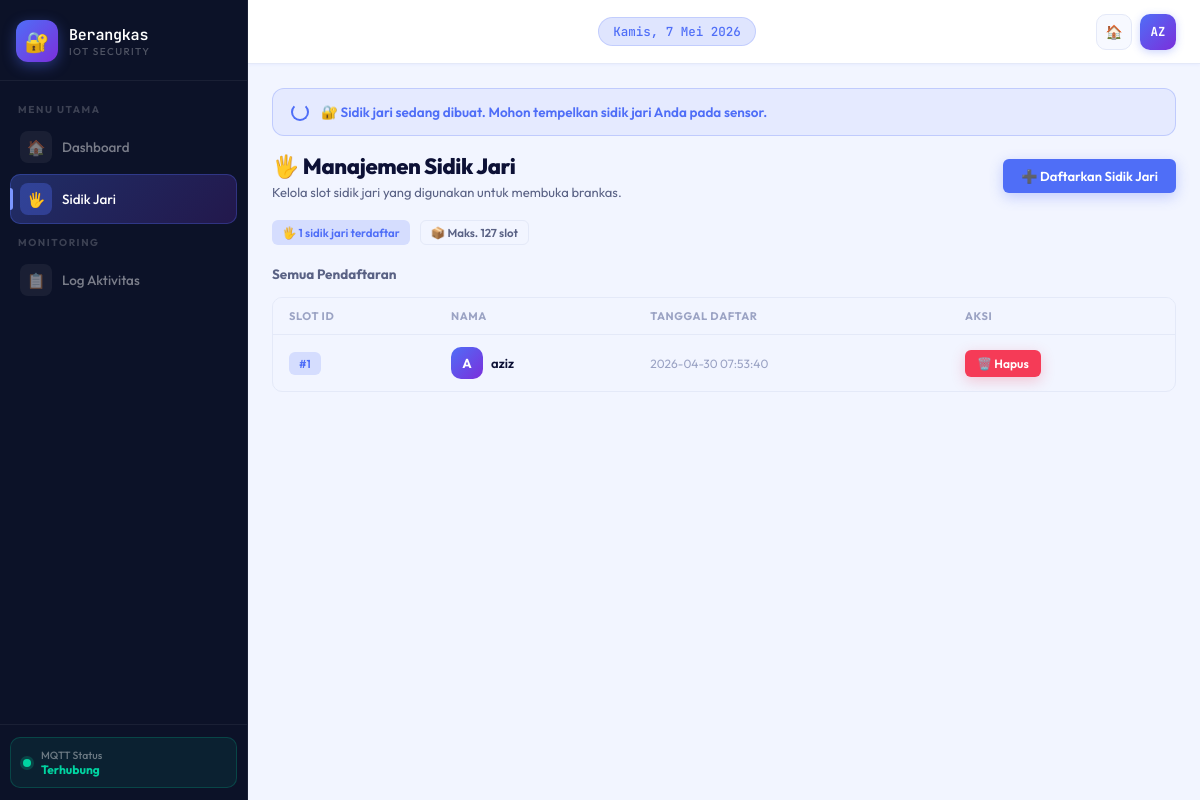
The app's page /sidik_jari, older data.
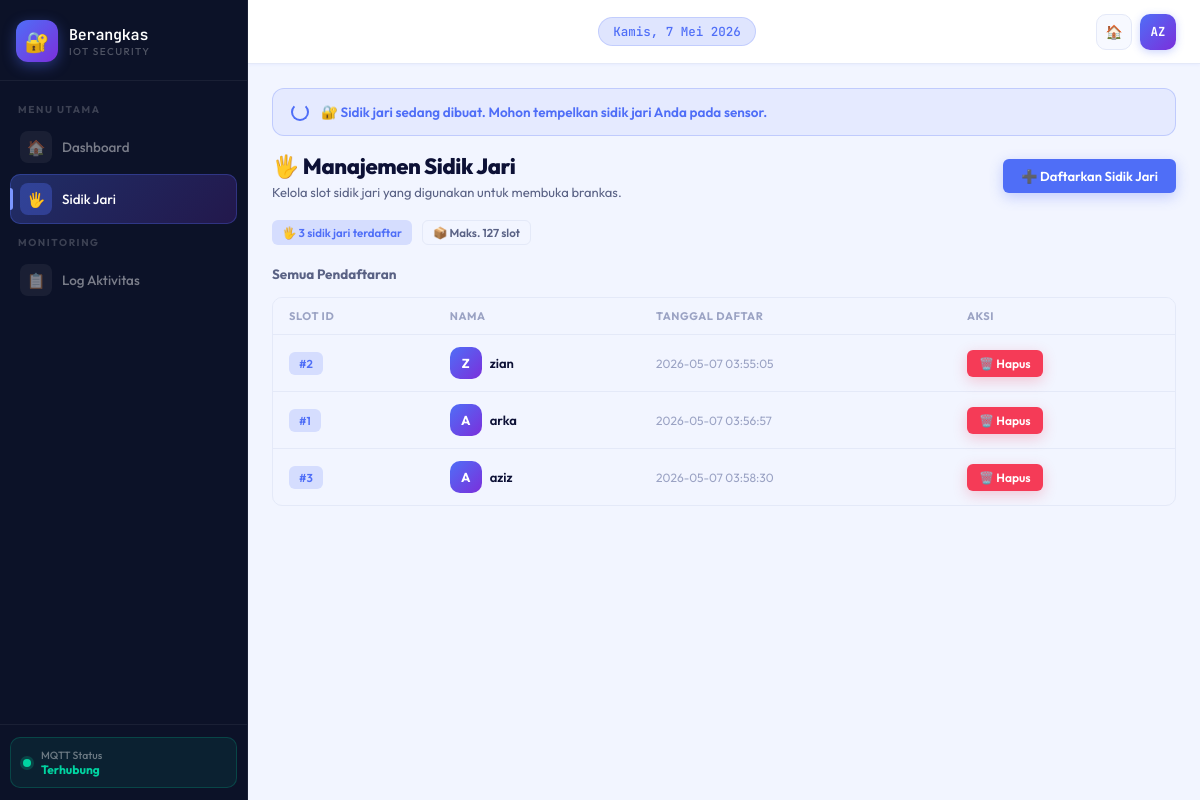
The same page, newer data.
### tables this page shows
CREATE TABLE sidik_jari (
            id INTEGER PRIMARY KEY AUTOINCREMENT,
            nama TEXT NOT NULL,
            finger_id INTEGER NOT NULL UNIQUE,
            created_at TIMESTAMP DEFAULT CURRENT_TIMESTAMP
        );

### app.py (the view)
@app.route("/sidik_jari")
def halaman_sidik_jari():
    db = get_db()
    data = db.execute("SELECT * FROM sidik_jari").fetchall()
    return render_template("sidik_jari.html", data=data)

### database.py (called while the page is built)
def get_db():
    conn = sqlite3.connect("brankas.db")
    conn.row_factory = sqlite3.Row
    return conn

### templates/sidik_jari.html (shortened to what this page needs)
<!doctype html>
<html lang="id">
  <head>
    <link
      rel="stylesheet"
      href="{{ url_for('static', filename='css/Dashboard.css') }}" />
  </head>
  <body>
    <aside class="sidebar">
      <div class="sidebar-brand">
        <a href="/" class="brand-logo">
          <div class="brand-icon">🔐</div>
          <div class="brand-text">
            <span class="brand-name">Berangkas</span>
            <span class="brand-sub">IoT Security</span>
          </div>
        </a>
      </div>
      <nav class="sidebar-nav">
        <span class="nav-label">Menu Utama</span>
        <a href="/" class="nav-item"
          ><span class="nav-icon">🏠</span> Dashboard</a
        >
        <a href="/sidik_jari" class="nav-item active"
          ><span class="nav-icon">🖐️</span> Sidik Jari</a
        >
        <span class="nav-label">Monitoring</span>
        <a href="/#log-section" class="nav-item"
          ><span class="nav-icon">📋</span> Log Aktivitas</a
        >
      </nav>
      <div class="sidebar-footer">
        <div class="sidebar-status">
          <div class="status-dot"></div>
          <div class="status-info">
            <div class="status-label">MQTT Status</div>
            <div class="status-value">Terhubung</div>
          </div>
        </div>
      </div>
    </aside>
    <main class="main">
      <header class="topbar">
        <div class="topbar-center">
          <div class="topbar-date" id="topbar-date"></div>
        </div>
        <div class="topbar-actions">
          <a href="/" class="topbar-btn">🏠</a>
          <div class="topbar-avatar">AZ</div>
        </div>
      </header>
      <div class="content">
        <div class="enroll-banner" id="enroll-banner">
          <div class="enroll-spinner" id="enroll-spinner"></div>
          <span id="enroll-msg">Menunggu jari...</span>
        </div>
        <div class="section-header">
          <div>
            <div class="page-title">🖐️ Manajemen Sidik Jari</div>
            <div class="page-sub">
              Kelola slot sidik jari yang digunakan untuk membuka brankas.
            </div>
          </div>
          <button class="btn btn-primary" onclick="openModal('tambah-modal')">
            ➕ Daftarkan Sidik Jari
          </button>
        </div>
        <div style="display: flex; gap: 10px; margin-bottom: 20px">
          <div class="chip chip-primary">
            🖐️ {{ data|length }} sidik jari terdaftar
          </div>
          <div class="chip chip-neutral">📦 Maks. 127 slot</div>
        </div>
        <div class="section-header" style="margin-bottom: 14px">
          <span
            style="
              font-size: 13.5px;
              font-weight: 700;
              color: var(--text-secondary);
            "
            >Semua Pendaftaran</span
          >
        </div>
        {% if data %}
        <div class="table-wrap">
          <table>
            <thead>
              <tr>
                <th>Slot ID</th>
                <th>Nama</th>
                <th>Tanggal Daftar</th>
                <th>Aksi</th>
              </tr>
            </thead>
            <tbody>
              {% for s in data %}
              <tr>
                <td>
                  <span class="chip chip-primary">#{{ s.finger_id }}</span>
                </td>
                <td>
                  <div class="flex-center gap-8">
                    <div class="avatar">{{ s.nama[0]|upper }}</div>
                    <span style="font-weight: 600">{{ s.nama }}</span>
                  </div>
                </td>
                <td class="td-secondary">{{ s.created_at }}</td>
                <td>
                  <button
                    class="btn btn-sm btn-danger"
                    data-id="{{ s.id }}"
                    data-nama="{{ s.nama }}"
                    data-finger="{{ s.finger_id }}"
                    onclick="confirmDelete(this)">
                    🗑️ Hapus
                  </button>
                </td>
              </tr>
              {% endfor %}
            </tbody>
          </table>
        </div>
        {% endif %}
      </div>
    </main>
  </body>
</html>

### templates/sidik_jari.html (style rules this page uses)
.enroll-banner { display: none; align-items: center; gap: 12px; padding: 14px 18px; border-radius: 12px; margin-bottom: 16px; font-size: 13.5px; font-weight: 600; animation: pulse 1.5s infinite; }
.enroll-banner.show { display: flex; }
.enroll-banner.waiting { background: rgba(79, 110, 247, 0.08); border: 1.5px solid rgba(79, 110, 247, 0.25); color: #4f6ef7; }
.enroll-spinner { width: 18px; height: 18px; border: 2px solid currentColor; border-top-color: transparent; border-radius: 50%; animation: spin 0.8s linear infinite; flex-shrink: 0; }

Row changes from the older to the newer data that the page shows:
removed sidik_jari: finger_id "1", nama "A", nama "aziz", created_at "2026-04-30 07:53:40"
added sidik_jari: finger_id "2", nama "Z", nama "zian", created_at "2026-05-07 03:55:05"
added sidik_jari: finger_id "1", nama "A", nama "arka", created_at "2026-05-07 03:56:57"
added sidik_jari: finger_id "3", nama "A", nama "aziz", created_at "2026-05-07 03:58:30"
Text that changed along with them:
{{ data|length }}: "1" → "3"
